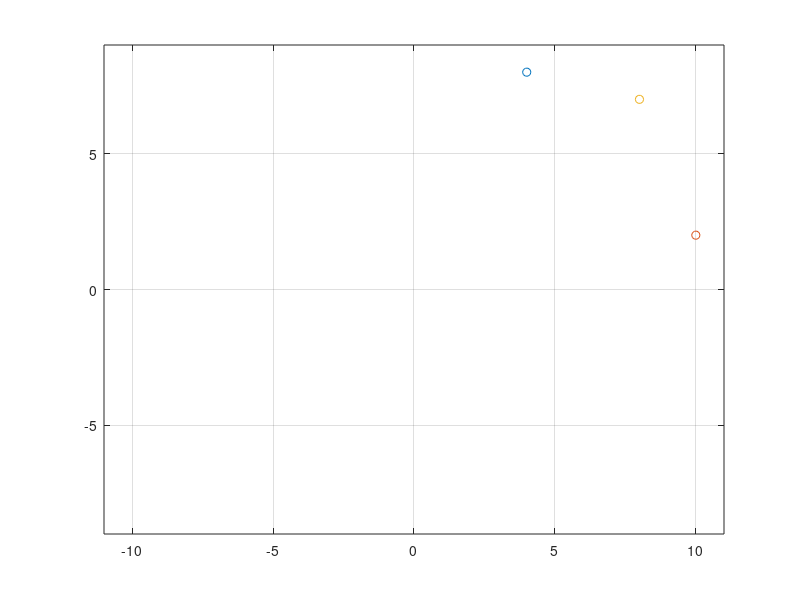

Reproduce this figure in MATLAB. (Note: this script raises an error after producing the figure.)
clear all
clc
format long

x = [4 10 8];
y = [8 2 7];
%plot(x(:,1),y(:,1),'*'); grid on;
plot(x(1,1),y(1,1),'o',x(1,2),y(1,2),'o',x(1,3),y(1,3),'o'); grid on;  
axis([-11 11 -9 9])
%start och max värde på iterationer
iter=0;
fel=1;
maxiter=10;
k = 1;
% gissade startvärden på [x y r] baserat på plot
p=[4 2 6]';

%ekvationssystemet för radien
f = @(p) [(x(1)-p(1)).^2 + (y(1)-p(2)).^2 - p(3).^2 
    (x(2)-p(1)).^2 + (y(2)-p(2)).^2 - p(3).^2
    k*(x(3)-p(1)).^2 + k*(y(3)-p(2)).^2 - k*p(3).^2];

% jacobi
J = @(p) [-2*(x(1)-p(1)), -2*(y(1)-p(2)), -2*p(3)
    -2*1*(x(2)-p(1)), -2*1*(y(2)-p(2)), -2*1*p(3)
    k*-2*(x(3)-p(1)), k*-2*(y(3)-p(2)), k*-2*p(3)];
%start och max värde på iterationer

while norm(fel)>1e-9 & iter<maxiter;
    fel = J(p)\f(p);
    p= p-fel;
    iter = iter+1;
end;
 disp('Uppgift a')
 disp(['(X,Y) = ' '(' num2str(p(1)) ',' num2str(p(2)) ')'])
 disp(['R = ' num2str(abs(p(3)))])

%b-uppgift
 disp('Uppgift b')

syms c1 c2 c3  x1 x2 x3 y1 y2 y3
x1 = 4; y1 = 8;
x2 = 10; y2 = 2;
x3 = 8; y3 = 7;
eqn1 = c1+c2.*x1+c3.*y1 == x1.^2+y1.^2;
eqn2 = c1+c2.*x2+c3.*y2 == x1.^2+y1.^2;
eqn3 = c1+c2.*x3+c3.*y3 == x1.^2+y1.^2;
sol = solve (eqn1,eqn2,eqn3);

c1 = sol.c1;
c2 = sol.c2;
c3 = sol.c3;

xcenter = c2/2;
ycenter = c3/2;
Rlin = sqrt((4.*c1+(c2.^2)+(c3.^2))/4);

fprintf('Värdet för X i linjär form är: %d\n', xcenter)
fprintf('Värdet för Y i linjär form är: %d\n', ycenter)
fprintf('Värdet för R i linjär form är: %d\n', Rlin)
%c-uppgift

k=3;
while norm(fel)>1e-9 & iter<maxiter;
    fel = J(p)\f(p);
    p= p-fel;
    iter = iter+1;
end;
 disp('Uppgift c')
 disp(['(X,Y) = ' '(' num2str(p(1)) ',' num2str(p(2)) ')'])
 disp(['R = ' num2str(abs(p(3)))])



    


      